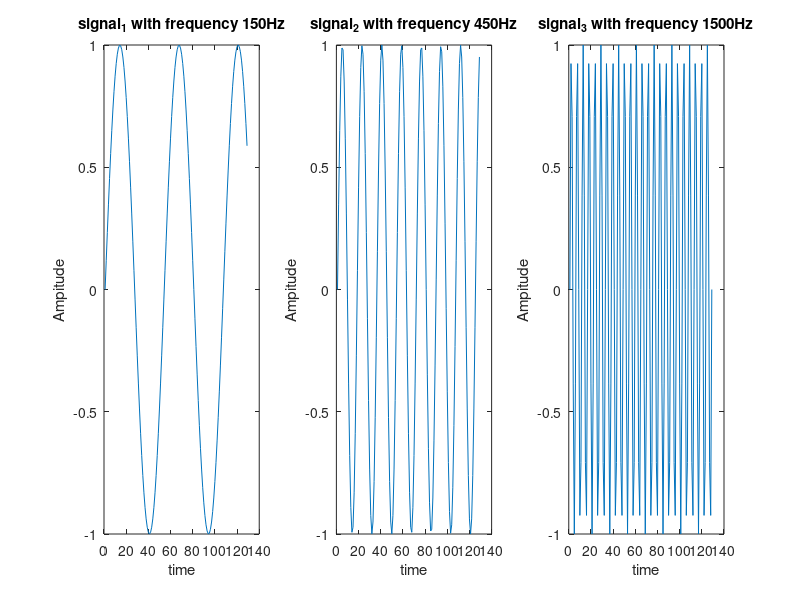

The MATLAB source for this figure:
%Generate 128 samples of three sinusoidal signals (A Sin(2?fnT +?)), say x1, x2 and x3 of frequency(f) 150Hz, 450Hz and 1500Hz respectively. Take the amplitude (A) to be 1, phase (?) to be 0 and the sampling frequency (1/T) to be 8KHz. Now plot all the three signals in one row.
fs = 8000;
x1 = 150;
x2 = 450;
x3 = 1500;
N = 128;
t = 0 : 1/fs : N/fs;
signal1 = sin(2*pi*x1*t);
subplot(1,3,1);
plot(signal1);
title('signal_1 with frequency 150Hz');
xlabel('time');
ylabel('Ampitude');
signal2 = sin(2*pi*x2*t);
subplot(1,3,2);
plot(signal2);
title('signal_2 with frequency 450Hz');
xlabel('time');
ylabel('Ampitude');
signal3 = sin(2*pi*x3*t);
subplot(1,3,3);
plot(signal3);
title('signal_3 with frequency 1500Hz');
xlabel('time');
ylabel('Ampitude');